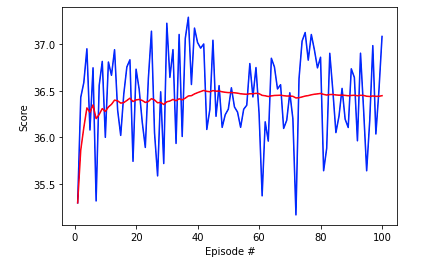

Write the Python code that produced this figure.
# MIT License
#
# Copyright (c) 2020 Carlos M. Mateo
#
# Permission is hereby granted, free of charge, to any person obtaining a copy
# of this software and associated documentation files (the "Software"), to deal
# in the Software without restriction, including without limitation the rights
# to use, copy, modify, merge, publish, distribute, sublicense, and/or sell
# copies of the Software, and to permit persons to whom the Software is
# furnished to do so, subject to the following conditions:
#
# The above copyright notice and this permission notice shall be included in all
# copies or substantial portions of the Software.
from unityagents import UnityEnvironment
import numpy as np

import torch
import numpy as np
from collections import deque
import matplotlib.pyplot as plt
plt.style.use('ggplot')
from itertools import count

from ddpg_agent import Agent, Config

def eval_ddpg(agent, n_episodes=1000, max_t=2000, print_every=100):
    scores_deque = deque(maxlen=print_every)
    scores_hist = []
    scores_avg_hist = []
    for i_episode in range(1, n_episodes+1):
        env_info = env.reset(train_mode=False)[brain_name]     # reset the environment    
        states = env_info.vector_observations                  # get the current state (for each agent)
        scores = np.zeros(num_agents)                          # initialize the score (for each agent)        
        agent.reset()
        
        for i_step in range(max_t):
            actions = agent.act(states, add_noise=False)       # select an action (for each agent)
            env_info = env.step(actions)[brain_name]           # send all actions to tne environment
            next_states = env_info.vector_observations         # get next state (for each agent)
            rewards = env_info.rewards                         # get reward (for each agent)
            dones = env_info.local_done                        # see if episode finished
            
            scores += env_info.rewards                         # update the score (for each agent)
            states = next_states                               # roll over states to next time step
            if np.any(dones):                                  # exit loop if episode finished
                break
    
        score = scores.mean()
        scores_deque.append(score)
        scores_hist.append(score)
        scores_avg_hist.append(np.mean(scores_deque))
        print('\rEpisode {}\tScore: {:.2f}\tAverage Score: {:.2f}\tMax Score: {:.2f}\tMin Score: {:.2f}'.format(
            i_episode, score, np.mean(scores_deque), np.max(scores_deque), np.min(scores_deque)), end="")
        if i_episode % print_every == 0:
            print('\rEpisode {}\tScore: {:.2f}\tAverage Score: {:.2f}\tMax Score: {:.2f}\tMin Score: {:.2f}'.format(
                i_episode, score, np.mean(scores_deque), np.max(scores_deque), np.min(scores_deque)))
            
    return scores_hist, scores_avg_hist


if __name__ == "__main__":
    
    env = UnityEnvironment(file_name='Reacher.app')

    # get the default brain
    brain_name = env.brain_names[0]
    brain = env.brains[brain_name]

    # reset the environment
    env_info = env.reset(train_mode=False)[brain_name]

    # number of agents
    num_agents = len(env_info.agents)
    print('Number of agents:', num_agents)

    # size of each action
    action_size = brain.vector_action_space_size
    print('Size of each action:', action_size)

    # size of each state 
    states = env_info.vector_observations
    state_size = states.shape[1]
    print('There are {} agents. Each observes a state with length: {}'.format(states.shape[0], state_size))

    # Agent configuration
    config = Config(num_agents)
    config.batch_size = 128

    config.tau = 1e-3
            
    config.actor_hidden_drop = 0.1
    config.actor_hidden_units = (128, 64)
    config.lr_actor = 5e-4

    config.critic_hidden_drop = 0.1
    config.critic_hidden_units = (128-action_size, 64, 16)
    config.lr_critic = 1e-3

    agent = Agent(state_size, action_size, config=config, random_seed=1234)

    agent.actor_local.load_state_dict(torch.load('checkpoint_actor.pth'))
    agent.critic_local.load_state_dict(torch.load('checkpoint_critic.pth'))

    scores, scores_avg_hist = eval_ddpg(agent, n_episodes=100)

    fig = plt.figure()
    ax = fig.add_subplot(111)
    plt.plot(np.arange(1, len(scores)+1), scores, 'b-')
    plt.plot(np.arange(1, len(scores)+1), scores_avg_hist, 'r-')
    plt.ylabel('Score')
    plt.xlabel('Episode #')
    plt.show()
    print('')

    env.close()
